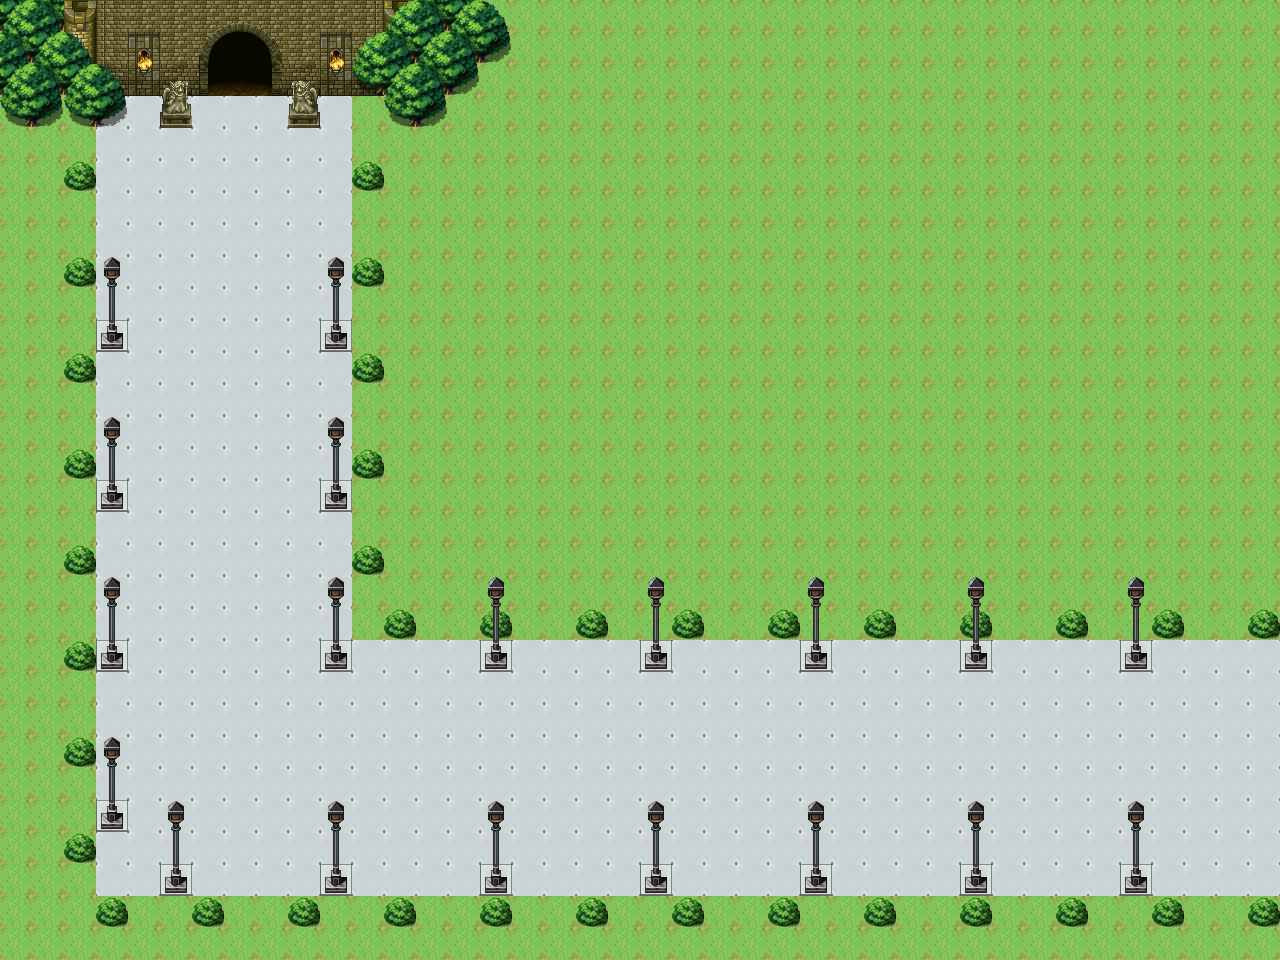

Below is a game level as drawn by its tile map, then a one-line description and the .tmx that defines it (tile-layer data replaced by summaries):
An orthogonal 40x30 tile map with 32x32 px tiles, 8 tile layers (grass, walk, road, trees, ...), 1 hidden layer not drawn.

<map version="1.0" orientation="orthogonal" width="40" height="30" tilewidth="32" tileheight="32">
 <tileset firstgid="1" name="road" tilewidth="32" tileheight="32">
  <image source="road.png" width="320" height="512" />
  <tile id="3">
   <properties>
    <property name="allow_movement" value="1" />
   </properties>
  </tile>
 </tileset>
 <layer name="grass" width="40" height="30">
  <data>[1200 cells, 744 non-empty, 1 distinct tile ids]</data>
 </layer>
 <layer name="walk" width="40" height="30">
  <data>[1200 cells, 415 non-empty, 1 distinct tile ids]</data>
 </layer>
 <layer name="road" width="40" height="30">
  <data>[1200 cells, 19 non-empty, 1 distinct tile ids]</data>
 </layer>
 <layer name="trees" width="40" height="30">
  <data>[1200 cells, 36 non-empty, 1 distinct tile ids]</data>
 </layer>
 <layer name="light" width="40" height="30">
  <data>[1200 cells, 57 non-empty, 3 distinct tile ids]</data>
 </layer>
 <layer name="castle" width="40" height="30">
  <data>[1200 cells, 33 non-empty, 9 distinct tile ids]</data>
 </layer>
 <layer name="door" width="40" height="30">
  <data>[1200 cells, 17 non-empty, 15 distinct tile ids]</data>
 </layer>
 <layer name="entrance" width="40" height="30">
  <data>[1200 cells, 28 non-empty, 8 distinct tile ids]</data>
 </layer>
 <layer name="entrance_covered" width="40" height="30" visible="0">
  <data>[1200 cells, 57 non-empty, 6 distinct tile ids]</data>
 </layer>
</map>
